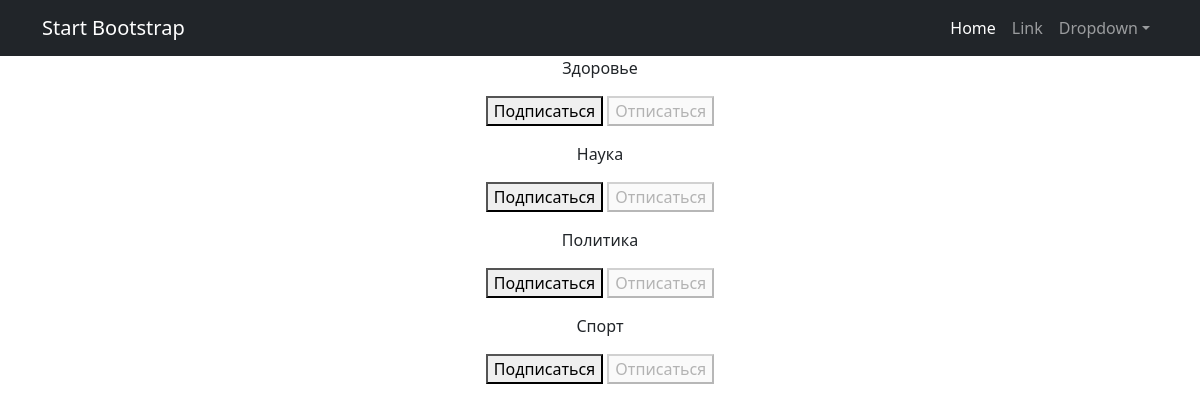
/content/subscriptions/ (signed in), run on an earlier commit of the app's database.
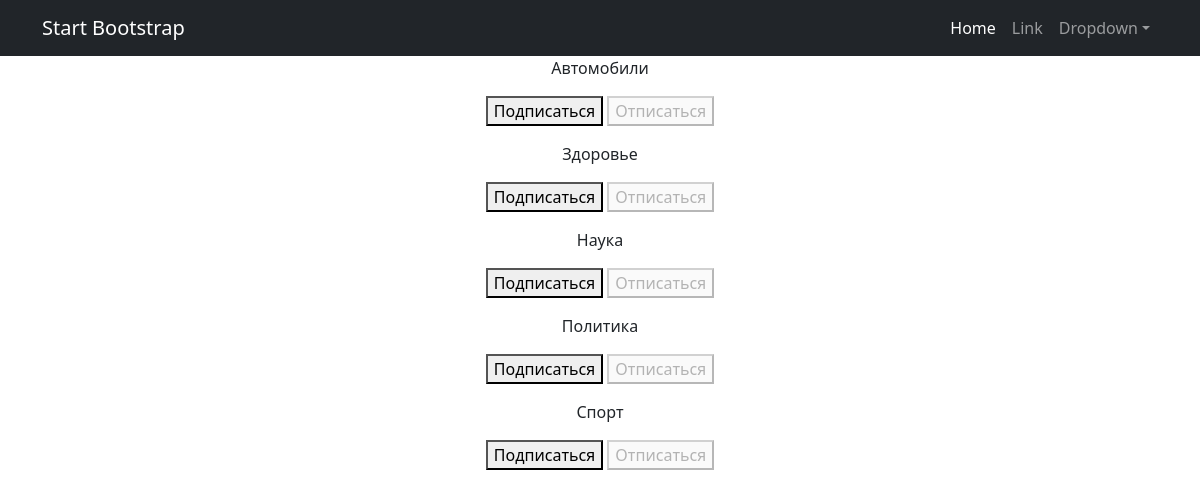
And on a later commit of the database.
### Composition/models.py (models this page shows, shortened)
class Category(models.Model):
    categoryName = models.CharField(max_length=64, unique=True)
    subscribes = models.ManyToManyField(User, blank=True)

### Composition/views.py (the view, shortened to what this page needs)
# urls.py: path('subscriptions/', subscriptions, name='subscriptions'),
@login_required
@csrf_protect
def subscriptions(request):
    categories_with_subscriptions = Category.objects.annotate(
        user_subscribed=Exists(
            Subscription.objects.filter(
                user=request.user,
                category=OuterRef('pk'),
            )
        )
    ).order_by('categoryName')
    return render(
        request,
        'subscriptions.html',
        {'categories': categories_with_subscriptions},
    )

### templates/subscriptions.html (shortened to what this page needs)
{% extends 'flatpages/default.html' %}
{% block content %}
    {% for category in categories  %}
        <p>
            {{ category.categoryName }}
            <form method="post">
                {% if category.user_subscribed %}
                    <button disabled>Подписаться</button>
                    <button name="action" value="unsubscribe">Отписаться</button>
                {% else %}
                    <button name="action" value="subscribe">Подписаться</button>
                    <button disabled>Отписаться</button>
                {% endif %}
            </form>
        </p>
    {% endfor %}
{% endblock content %}

### templates/flatpages/default.html (shortened to what this page needs)
<!DOCTYPE html>
<html lang="en">
    <head>
        {% load static %}
        <link href="{% static 'css/styles.css' %}" rel="stylesheet" />
    </head>
    <body>
        <nav class="navbar navbar-expand-lg navbar-dark bg-dark">
            <div class="container">
                <a class="navbar-brand" href="#">Start Bootstrap</a>
                <div class="collapse navbar-collapse" id="navbarSupportedContent">
                    <ul class="navbar-nav ms-auto mb-2 mb-lg-0">
                        <li class="nav-item"><a class="nav-link active" aria-current="page" href="#">Home</a></li>
                        <li class="nav-item"><a class="nav-link" href="#">Link</a></li>
                        <li class="nav-item dropdown">
                            <a class="nav-link dropdown-toggle" id="navbarDropdown" href="#" role="button" data-bs-toggle="dropdown" aria-expanded="false">Dropdown</a>
                        </li>
                    </ul>
                </div>
            </div>
        </nav>
        <div class="container">
            <div class="row">
                <div class="col-lg-12 text-center">
                    {% block content %}{% endblock content %}
                </div>
            </div>
        </div>
    </body>
</html>

What changed in the data, as far as the page shows it:
added Category: categoryName "Автомобили", shows "Подписаться"
